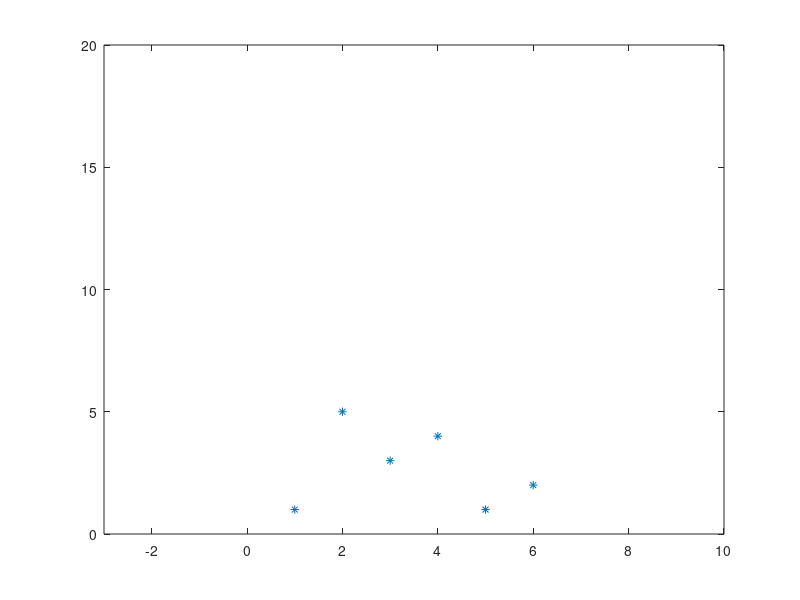

Source code (MATLAB): (Note: this script raises an error after producing the figure.)
%% Illustration of interpolation in 1D
% Here is a discrete 1D signal

addpath('imageanalysistools');
w = [1 5 3 4 1 2];
i = 1:6;
figure(1);
plot(i,w,'*');
axis([-3 10 0 20]);

%%

%% The interpolation expression is W(x) = \sum_i w(i) h(x-i)
% Here h(x) is a small 'bump' that is scaled with w(i) and
% moved to position i.
% Let's illustrate this with a wierd interpolation function
% h(x)

x = -5:0.05:5;
hx = h2(x);
figure(2);
clf
plot(x,hx,'b','LineWidth',3);
hold on
ii = -5:5;
deltaii = zeros(size(ii));
deltaii(6)=1;
plot(ii,deltaii,'r*');


%%

interpfun = 'h2';

xx = -2:0.01:9;
W = myinterpolate1d(w,xx,interpfun);
Ws{1,1} = W;
x = -5:0.05:5;
hx = feval(interpfun,x);

figure(3); clf;
subplot(1,2,1);
plot(x,hx,'b','LineWidth',3);
axis([-3 3 0 5]);
hold on
plot(ii,deltaii,'r*');
subplot(1,2,2);
plot(i,w,'*');
axis([-3 10 0 20]);
hold on
plot(xx,W,'b-');

%%

interpfun = 'h1';

xx = -2:0.01:9;
W = myinterpolate1d(w,xx,interpfun);
Ws{1,2} = W;
x = -5:0.05:5;
hx = feval(interpfun,x);

figure(4); clf;
subplot(1,2,1);
plot(x,hx,'b','LineWidth',3);
axis([-3 3 0 5]);
hold on
plot(ii,deltaii,'r*');
subplot(1,2,2);
plot(i,w,'*');
axis([-3 10 0 20]);
hold on
plot(xx,W,'b-');

%%

interpfun = 'sinc';

xx = -2:0.01:9;
W = myinterpolate1d(w,xx,interpfun);
Ws{1,3} = W;
x = -5:0.05:5;
hx = feval(interpfun,x);

figure(5); clf;
subplot(1,2,1);
plot(x,hx,'b','LineWidth',3);
axis([-3 3 0 5]);
hold on
plot(ii,deltaii,'r*');
subplot(1,2,2);
plot(i,w,'*');
axis([-3 10 0 20]);
hold on
plot(xx,W,'b-');

%% What happens after smoothing

mycolors = {'r','g','b'};
for aa = 0.1:0.1:2;
    xxx = -10:0.01:10;
    ggg = 1/sqrt(2*pi*aa^2)*exp( - xxx.^2/(2*aa^2) );
    
    figure(6);
    clf;
    subplot(1,2,1);
    for kk = 1:3;
        plot(x,hx,'b','LineWidth',3);
        hold on
    end
    axis([-3 3 0 5]);
    plot(ii,deltaii,'r*');
    subplot(1,2,2);
    plot(i,w,'*');
    axis([-3 10 0 20]);
    hold on
    for kk = 1:3;
        plot(xx,conv2(Ws{kk},ggg,'same')/100,mycolors{kk},'LineWidth',3);
        hold on
    end
    title(num2str(aa));
end

